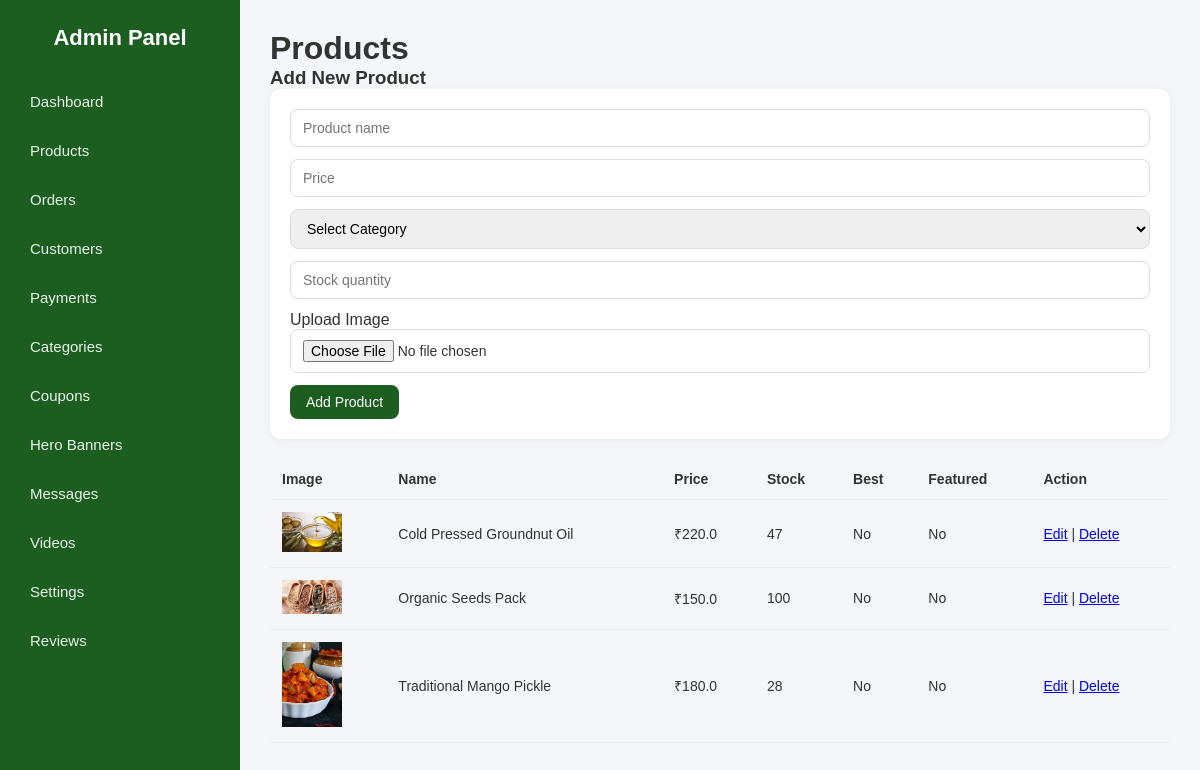
Screenshot of /admin/products (signed in) with the database file from the repository.
### app.py (models this page shows)
class Product(db.Model):
    id = db.Column(db.Integer, primary_key=True)
    name = db.Column(db.String(200), nullable=False)
    price = db.Column(db.Float, nullable=False)
    old_price = db.Column(db.Float, default=0.0)
    discount_pct = db.Column(db.Integer, default=0)
    is_assured = db.Column(db.Boolean, default=True)
    image = db.Column(db.String(200))
    category = db.Column(db.String(100))           # ← just String, no relationship
    stock = db.Column(db.Integer, default=0)

### app.py (the view)
@app.route("/admin/products")
def admin_products():
    if not session.get("admin_logged_in"):
        return redirect(url_for("admin_login"))
    products = Product.query.all()
    return render_template("admin/products.html", products=products)

### app.py (called while the page is built)
@app.context_processor
def inject_cart_count():
    cart = session.get("cart", {})
    count = sum(cart.values())
    return dict(cart_count=count)

### templates/admin/products.html (shortened to what this page needs)
{% extends "admin/base.html" %}
{% block content %}
<h1>Products</h1>
<h3>Add New Product</h3>
<form method="POST"
      action="/admin/products/add"
      enctype="multipart/form-data"
      class="card"
      style="padding:20px; margin-bottom:20px;">
    <input type="text" name="name" placeholder="Product name" required>
    <input type="number" name="price" placeholder="Price" required>
    <select name="category" required>
    <option value="">Select Category</option>
    </select>
    <input type="number" name="stock" placeholder="Stock quantity" required>
    <label>Upload Image</label>
    <input type="file" name="image" required>
    <button type="submit">Add Product</button>
</form>
<table class="table">
    <tr>
        <th>Image</th>
        <th>Name</th>
        <th>Price</th>
        <th>Stock</th>
        <th>Best</th>
        <th>Featured</th>
        <th>Action</th>
    </tr>
    {% for product in products %}
    <tr>
        <td>
            <img src="{{ url_for('static', filename='images/' + product.image) }}"
                 width="60">
        </td>
        <td>{{ product.name }}</td>
        <td>₹{{ product.price }}</td>
        <td>{{ product.stock }}</td>
        <td>{{ "Yes" if product.is_best else "No" }}</td>
        <td>{{ "Yes" if product.is_featured else "No" }}</td>
        <td>
            <a href="/admin/products/edit/{{ product.id }}">Edit</a> |
            <a href="/admin/products/delete/{{ product.id }}">Delete</a>
        </td>
    </tr>
    {% endfor %}
</table>
{% endblock %}

### static/css/admin.css (style rules this page uses)
* { margin: 0; padding: 0; box-sizing: border-box; font-family: "Poppins", sans-serif; }
body { background: #f4f6f9; color: #333; }
.card { background: white; padding: 20px; border-radius: 12px; box-shadow: 0 2px 10px rgba(0,0,0,0.05); }
table { width: 100%; border-collapse: collapse; }
table th, table td { padding: 12px; text-align: left; font-size: 14px; }
table th { font-weight: 600; }
table tbody tr { border-bottom: 1px solid #eee; }
input, select, textarea { width: 100%; padding: 10px 12px; border-radius: 8px; border: 1px solid #ddd; margin-bottom: 12px; font-size: 14px; transition: 0.2s; }
button, .btn, .btn-small { background: #1b5e20; color: white; border: none; padding: 9px 16px; border-radius: 8px; font-size: 14px; cursor: pointer; transition: 0.2s ease; text-decoration: none; display: inline-block; }
.admin-table, table { width: 100%; border-collapse: collapse; margin-top: 15px; }
.admin-table th, .admin-table td, table th, table td { padding: 12px; border-bottom: 1px solid #eee; font-size: 14px; }

### rows the page displays
Product: image (picture), name "Cold Pressed Groundnut Oil", price "220.0", stock "47", is_best "No", is_featured "No"
Product: image (picture), name "Organic Seeds Pack", price "150.0", stock "100", is_best "No", is_featured "No"
Product: image (picture), name "Traditional Mango Pickle", price "180.0", stock "28", is_best "No", is_featured "No"
